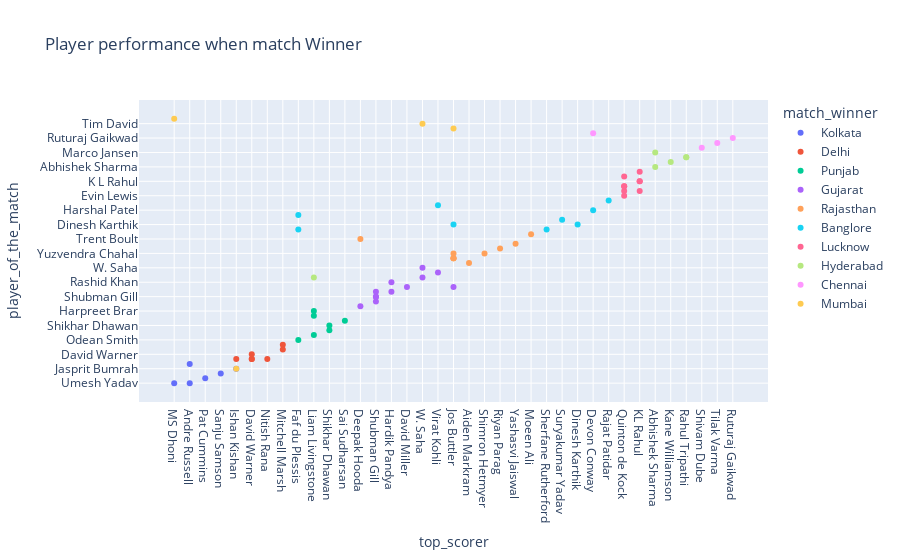

The notebook cell this image was saved under:
### Code cell
#Player performance when match Winner
fig = px.scatter(
  ipl, x='top_scorer', y='player_of_the_match', 
  hover_name='match_winner', color='match_winner',title="Player performance when match Winner",
  labels='center'
)

fig.show()

### Figure 1 — Plotly figure (JSON) as saved in the notebook; plotly's stock layout.template omitted (floating-point values rounded to 4 significant figures)
{"data": [{"hovertemplate": "<b>%{hovertext}</b><br><br>match_winner=Kolkata<br>top_scorer=%{x}<br>player_of_the_match=%{y}<extra></extra>", "hovertext": ["Kolkata", "Kolkata", "Kolkata", "Kolkata", "Kolkata", "Kolkata"], "legendgroup": "Kolkata", "marker": {"color": "#636efa", "symbol": "circle"}, "mode": "markers", "name": "Kolkata", "orientation": "v", "showlegend": true, "type": "scatter", "x": ["MS Dhoni", "Andre Russell", "Pat Cummins", "Sanju Samson", "Ishan Kishan", "Andre Russell"], "xaxis": "x", "y": ["Umesh Yadav", "Umesh Yadav", "Pat Cummins", "Rinku Singh", "Jasprit Bumrah", "Andre Russell"], "yaxis": "y"}, {"hovertemplate": "<b>%{hovertext}</b><br><br>match_winner=Delhi<br>top_scorer=%{x}<br>player_of_the_match=%{y}<extra></extra>", "hovertext": ["Delhi", "Delhi", "Delhi", "Delhi", "Delhi", "Delhi", "Delhi"], "legendgroup": "Delhi", "marker": {"color": "#EF553B", "symbol": "circle"}, "mode": "markers", "name": "Delhi", "orientation": "v", "showlegend": true, "type": "scatter", "x": ["Ishan Kishan", "David Warner", "David Warner", "Nitish Rana", "David Warner", "Mitchell Marsh", "Mitchell Marsh"], "xaxis": "x", "y": ["Kuldeep Yadav", "Kuldeep Yadav", "Kuldeep Yadav", "Kuldeep Yadav", "David Warner", "Mitchell Marsh", "Shardul Thakur"], "yaxis": "y"}, {"hovertemplate": "<b>%{hovertext}</b><br><br>match_winner=Punjab<br>top_scorer=%{x}<br>player_of_the_match=%{y}<extra></extra>", "hovertext": ["Punjab", "Punjab", "Punjab", "Punjab", "Punjab", "Punjab", "Punjab"], "legendgroup": "Punjab", "marker": {"color": "#00cc96", "symbol": "circle"}, "mode": "markers", "name": "Punjab", "orientation": "v", "showlegend": true, "type": "scatter", "x": ["Faf du Plessis", "Liam Livingstone", "Shikhar Dhawan", "Shikhar Dhawan", "Sai Sudharsan", "Liam Livingstone", "Liam Livingstone"], "xaxis": "x", "y": ["Odean Smith", "Liam Livingstone", "Mayank Agarwal", "Shikhar Dhawan", "Kagiso Rabada", "Jonny Bairstow", "Harpreet Brar"], "yaxis": "y"}, {"hovertemplate": "<b>%{hovertext}</b><br><br>match_winner=Gujarat<br>top_scorer=%{x}<br>player_of_the_match=%{y}<extra></extra>", "hovertext": ["Gujarat", "Gujarat", "Gujarat", "Gujarat", "Gujarat", "Gujarat", "Gujarat", "Gujarat", "Gujarat", "Gujarat", "Gujarat", "Gujarat"], "legendgroup": "Gujarat", "marker": {"color": "#ab63fa", "symbol": "circle"}, "mode": "markers", "name": "Gujarat", "orientation": "v", "showlegend": true, "type": "scatter", "x": ["Deepak Hooda", "Shubman Gill", "Shubman Gill", "Hardik Pandya", "David Miller", "Hardik Pandya", "W. Saha", "Virat Kohli", "Shubman Gill", "W. Saha", "Jos Buttler", "Shubman Gill"], "xaxis": "x", "y": ["Mohammed Shami", "Lockie Ferguson", "Shubman Gill", "Hardik Pandya", "David Miller", "Rashid Khan", "Umran Malik", "Rahul Tewatia", "Shubman Gill", "W. Saha", "David Miller", "Hardik Pandya"], "yaxis": "y"}, {"hovertemplate": "<b>%{hovertext}</b><br><br>match_winner=Rajasthan<br>top_scorer=%{x}<br>player_of_the_match=%{y}<extra></extra>", "hovertext": ["Rajasthan", "Rajasthan", "Rajasthan", "Rajasthan", "Rajasthan", "Rajasthan", "Rajasthan", "Rajasthan", "Rajasthan", "Rajasthan"], "legendgroup": "Rajasthan", "marker": {"color": "#FFA15A", "symbol": "circle"}, "mode": "markers", "name": "Rajasthan", "orientation": "v", "showlegend": true, "type": "scatter", "x": ["Aiden Markram", "Jos Buttler", "Shimron Hetmyer", "Jos Buttler", "Jos Buttler", "Riyan Parag", "Yashasvi Jaiswal", "Deepak Hooda", "Moeen Ali", "Jos Buttler"], "xaxis": "x", "y": ["Sanju Samson", "Jos Buttler", "Yuzvendra Chahal", "Yuzvendra Chahal", "Jos Buttler", "Riyan Parag", "Yashasvi Jaiswal", "Trent Boult", "R Aswin", "Jos Buttler"], "yaxis": "y"}, {"hovertemplate": "<b>%{hovertext}</b><br><br>match_winner=Banglore<br>top_scorer=%{x}<br>player_of_the_match=%{y}<extra></extra>", "hovertext": ["Banglore", "Banglore", "Banglore", "Banglore", "Banglore", "Banglore", "Banglore", "Banglore", "Banglore"], "legendgroup": "Banglore", "marker": {"color": "#19d3f3", "symbol": "circle"}, "mode": "markers", "name": "Banglore", "orientation": "v", "showlegend": true, "type": "scatter", "x": ["Sherfane Rutherford", "Jos Buttler", "Suryakumar Yadav", "Dinesh Karthik", "Faf du Plessis", "Devon Conway", "Faf du Plessis", "Virat Kohli", "Rajat Patidar"], "xaxis": "x", "y": ["Wanindu Hasaranga", "Dinesh Karthik", "Anuj Rawat", "Dinesh Karthik", "Faf du Plessis", "Harshal Patel", "Wanindu Hasaranga", "Virat Kohli", "Rajat Patidar"], "yaxis": "y"}, {"hovertemplate": "<b>%{hovertext}</b><br><br>match_winner=Lucknow<br>top_scorer=%{x}<br>player_of_the_match=%{y}<extra></extra>", "hovertext": ["Lucknow", "Lucknow", "Lucknow", "Lucknow", "Lucknow", "Lucknow", "Lucknow", "Lucknow", "Lucknow"], "legendgroup": "Lucknow", "marker": {"color": "#FF6692", "symbol": "circle"}, "mode": "markers", "name": "Lucknow", "orientation": "v", "showlegend": true, "type": "scatter", "x": ["Quinton de Kock", "KL Rahul", "Quinton de Kock", "KL Rahul", "KL Rahul", "Quinton de Kock", "KL Rahul", "Quinton de Kock", "Quinton de Kock"], "xaxis": "x", "y": ["Evin Lewis", "Avesh Khan", "Quinton de Kock", "K L Rahul", "K L Rahul", "Krunal Pandya", "Mohsin Khan", "Avesh Khan", "Quinton de Kock"], "yaxis": "y"}, {"hovertemplate": "<b>%{hovertext}</b><br><br>match_winner=Hyderabad<br>top_scorer=%{x}<br>player_of_the_match=%{y}<extra></extra>", "hovertext": ["Hyderabad", "Hyderabad", "Hyderabad", "Hyderabad", "Hyderabad", "Hyderabad"], "legendgroup": "Hyderabad", "marker": {"color": "#B6E880", "symbol": "circle"}, "mode": "markers", "name": "Hyderabad", "orientation": "v", "showlegend": true, "type": "scatter", "x": ["Abhishek Sharma", "Kane Williamson", "Rahul Tripathi", "Liam Livingstone", "Abhishek Sharma", "Rahul Tripathi"], "xaxis": "x", "y": ["Abhishek Sharma", "Kane Williamson", "Rahul Tripathi", "Umran Malik", "Marco Jansen", "Rahul Tripathi"], "yaxis": "y"}, {"hovertemplate": "<b>%{hovertext}</b><br><br>match_winner=Chennai<br>top_scorer=%{x}<br>player_of_the_match=%{y}<extra></extra>", "hovertext": ["Chennai", "Chennai", "Chennai", "Chennai"], "legendgroup": "Chennai", "marker": {"color": "#FF97FF", "symbol": "circle"}, "mode": "markers", "name": "Chennai", "orientation": "v", "showlegend": true, "type": "scatter", "x": ["Shivam Dube", "Tilak Varma", "Ruturaj Gaikwad", "Devon Conway"], "xaxis": "x", "y": ["Shivam Dube", "Mukesh Choudhary", "Ruturaj Gaikwad", "Devon Conway"], "yaxis": "y"}, {"hovertemplate": "<b>%{hovertext}</b><br><br>match_winner=Mumbai<br>top_scorer=%{x}<br>player_of_the_match=%{y}<extra></extra>", "hovertext": ["Mumbai", "Mumbai", "Mumbai", "Mumbai"], "legendgroup": "Mumbai", "marker": {"color": "#FECB52", "symbol": "circle"}, "mode": "markers", "name": "Mumbai", "orientation": "v", "showlegend": true, "type": "scatter", "x": ["Jos Buttler", "W. Saha", "MS Dhoni", "Ishan Kishan"], "xaxis": "x", "y": ["Suruakumar Yadav", "Tim David", "Daniel Sams", "Jasprit Bumrah"], "yaxis": "y"}], "layout": {"legend": {"title": {"text": "match_winner"}, "tracegroupgap": 0}, "title": {"text": "Player performance when match Winner"}, "xaxis": {"anchor": "y", "domain": [0, 1], "title": {"text": "top_scorer"}}, "yaxis": {"anchor": "x", "domain": [0, 1], "title": {"text": "player_of_the_match"}}}}
